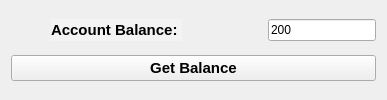
   <widget class="QWidget" name="">
    <layout class="QVBoxLayout" name="verticalLayout_2">
     <item>
      <layout class="QHBoxLayout" name="horizontalLayout">
       <item>
        <spacer name="horizontalSpacer_2">
         <property name="orientation">
          <enum>Qt::Horizontal</enum>
         </property>
         <property name="sizeType">
          <enum>QSizePolicy::Fixed</enum>
         </property>
         <property name="sizeHint" stdset="0">
          <size>
           <width>40</width>
           <height>20</height>
          </size>
         </property>
        </spacer>
       </item>
       <item>
        <widget class="QLabel" name="account_balaance_label">
         <property name="palette">
          <palette>
           <active>
            <colorrole role="WindowText">
             <brush brushstyle="SolidPattern">
              <color alpha="255">
               <red>0</red>
               <green>0</green>
               <blue>0</blue>
              </color>
             </brush>
            </colorrole>
            <colorrole role="Button">
             <brush brushstyle="SolidPattern">
              <color alpha="255">
               <red>243</red>
               <green>243</green>
               <blue>243</blue>
              </color>
             </brush>
            </colorrole>
            <colorrole role="Light">
             <brush brushstyle="SolidPattern">
              <color alpha="255">
               <red>255</red>
               <green>255</green>
               <blue>255</blue>
              </color>
             </brush>
            </colorrole>
            <colorrole role="Midlight">
             <brush brushstyle="SolidPattern">
              <color alpha="255">
               <red>249</red>
               <green>249</green>
               <blue>249</blue>
              </color>
             </brush>
            </colorrole>
            <colorrole role="Dark">
             <brush brushstyle="SolidPattern">
              <color alpha="255">
               <red>121</red>
               <green>121</green>
               <blue>121</blue>
              </color>
             </brush>
            </colorrole>
            <colorrole role="Mid">
             <brush brushstyle="SolidPattern">
              <color alpha="255">
               <red>162</red>
               <green>162</green>
               <blue>162</blue>
              </color>
             </brush>
            </colorrole>
            <colorrole role="Text">
             <brush brushstyle="SolidPattern">
              <color alpha="255">
               <red>0</red>
               <green>0</green>
               <blue>0</blue>
              </color>
             </brush>
            </colorrole>
            <colorrole role="BrightText">
             <brush brushstyle="SolidPattern">
              <color alpha="255">
               <red>255</red>
               <green>255</green>
               <blue>255</blue>
              </color>
             </brush>
            </colorrole>
            <colorrole role="ButtonText">
             <brush brushstyle="SolidPattern">
              <color alpha="255">
               <red>0</red>
               <green>0</green>
               <blue>0</blue>
              </color>
             </brush>
            </colorrole>
            <colorrole role="Base">
             <brush brushstyle="SolidPattern">
              <color alpha="255">
               <red>255</red>
               <green>255</green>
               <blue>255</blue>
              </color>
             </brush>
            </colorrole>
            <colorrole role="Window">
             <brush brushstyle="SolidPattern">
              <color alpha="255">
               <red>243</red>
               <green>243</green>
               <blue>243</blue>
              </color>
             </brush>
            </colorrole>
            <colorrole role="Shadow">
             <brush brushstyle="SolidPattern">
              <color alpha="255">
               <red>0</red>
               <green>0</green>
               <blue>0</blue>
              </color>
             </brush>
            </colorrole>
            <colorrole role="AlternateBase">
             <brush brushstyle="SolidPattern">
              <color alpha="255">
               <red>249</red>
               <green>249</green>
               <blue>249</blue>
              </color>
             </brush>
            </colorrole>
            <colorrole role="ToolTipBase">
             <brush brushstyle="SolidPattern">
              <color alpha="255">
               <red>255</red>
               <green>255</green>
               <blue>220</blue>
              </color>
             </brush>
            </colorrole>
            <colorrole role="ToolTipText">
             <brush brushstyle="SolidPattern">
              <color alpha="255">
               <red>0</red>
               <green>0</green>
               <blue>0</blue>
              </color>
             </brush>
            </colorrole>
           </active>
           <inactive>
            <colorrole role="WindowText">
             <brush brushstyle="SolidPattern">
              <color alpha="255">
               <red>0</red>
               <green>0</green>
               <blue>0</blue>
              </color>
             </brush>
            </colorrole>
            <colorrole role="Button">
             <brush brushstyle="SolidPattern">
              <color alpha="255">
               <red>243</red>
               <green>243</green>
               <blue>243</blue>
              </color>
             </brush>
            </colorrole>
            <colorrole role="Light">
             <brush brushstyle="SolidPattern">
              <color alpha="255">
               <red>255</red>
               <green>255</green>
               <blue>255</blue>
              </color>
             </brush>
            </colorrole>
            <colorrole role="Midlight">
             <brush brushstyle="SolidPattern">
              <color alpha="255">
               <red>249</red>
               <green>249</green>
               <blue>249</blue>
              </color>
             </brush>
            </colorrole>
            <colorrole role="Dark">
             <brush brushstyle="SolidPattern">
              <color alpha="255">
               <red>121</red>
               <green>121</green>
               <blue>121</blue>
              </color>
             </brush>
            </colorrole>
            <colorrole role="Mid">
             <brush brushstyle="SolidPattern">
              <color alpha="255">
               <red>162</red>
               <green>162</green>
               <blue>162</blue>
              </color>
             </brush>
            </colorrole>
            <colorrole role="Text">
             <brush brushstyle="SolidPattern">
              <color alpha="255">
               <red>0</red>
               <green>0</green>
               <blue>0</blue>
              </color>
             </brush>
            </colorrole>
            <colorrole role="BrightText">
             <brush brushstyle="SolidPattern">
              <color alpha="255">
               <red>255</red>
               <green>255</green>
               <blue>255</blue>
              </color>
             </brush>
            </colorrole>
            <colorrole role="ButtonText">
             <brush brushstyle="SolidPattern">
              <color alpha="255">
               <red>0</red>
               <green>0</green>
               <blue>0</blue>
              </color>
             </brush>
            </colorrole>
            <colorrole role="Base">
             <brush brushstyle="SolidPattern">
              <color alpha="255">
               <red>255</red>
               <green>255</green>
               <blue>255</blue>
              </color>
             </brush>
            </colorrole>
            <colorrole role="Window">
             <brush brushstyle="SolidPattern">
              <color alpha="255">
               <red>243</red>
               <green>243</green>
               <blue>243</blue>
              </color>
             </brush>
            </colorrole>
            <colorrole role="Shadow">
             <brush brushstyle="SolidPattern">
              <color alpha="255">
               <red>0</red>
               <green>0</green>
               <blue>0</blue>
              </color>
             </brush>
            </colorrole>
            <colorrole role="AlternateBase">
             <brush brushstyle="SolidPattern">
              <color alpha="255">
               <red>249</red>
               <green>249</green>
               <blue>249</blue>
              </color>
             </brush>
            </colorrole>
            <colorrole role="ToolTipBase">
             <brush brushstyle="SolidPattern">
              <color alpha="255">
               <red>255</red>
               <green>255</green>
               <blue>220</blue>
              </color>
             </brush>
            </colorrole>
            <colorrole role="ToolTipText">
             <brush brushstyle="SolidPattern">
              <color alpha="255">
               <red>0</red>
               <green>0</green>
               <blue>0</blue>
              </color>
             </brush>
            </colorrole>
           </inactive>
           <disabled>
            <colorrole role="WindowText">
             <brush brushstyle="SolidPattern">
              <color alpha="255">
               <red>121</red>
               <green>121</green>
               <blue>121</blue>
              </color>
             </brush>
            </colorrole>
            <colorrole role="Button">
             <brush brushstyle="SolidPattern">
              <color alpha="255">
               <red>243</red>
               <green>243</green>
               <blue>243</blue>
              </color>
             </brush>
            </colorrole>
            <colorrole role="Light">
             <brush brushstyle="SolidPattern">
              <color alpha="255">
               <red>255</red>
               <green>255</green>
               <blue>255</blue>
              </color>
             </brush>
            </colorrole>
            <colorrole role="Midlight">
             <brush brushstyle="SolidPattern">
              <color alpha="255">
               <red>249</red>
               <green>249</green>
               <blue>249</blue>
              </color>
             </brush>
            </colorrole>
            <colorrole role="Dark">
             <brush brushstyle="SolidPattern">
              <color alpha="255">
               <red>121</red>
               <green>121</green>
               <blue>121</blue>
              </color>
             </brush>
            </colorrole>
            <colorrole role="Mid">
             <brush brushstyle="SolidPattern">
              <color alpha="255">
               <red>162</red>
               <green>162</green>
               <blue>162</blue>
              </color>
             </brush>
            </colorrole>
            <colorrole role="Text">
             <brush brushstyle="SolidPattern">
              <color alpha="255">
               <red>121</red>
               <green>121</green>
               <blue>121</blue>
              </color>
             </brush>
            </colorrole>
            <colorrole role="BrightText">
             <brush brushstyle="SolidPattern">
              <color alpha="255">
               <red>255</red>
               <green>255</green>
               <blue>255</blue>
              </color>
             </brush>
            </colorrole>
            <colorrole role="ButtonText">
             <brush brushstyle="SolidPattern">
              <color alpha="255">
               <red>121</red>
               <green>121</green>
               <blue>121</blue>
              </color>
             </brush>
            </colorrole>
            <colorrole role="Base">
             <brush brushstyle="SolidPattern">
              <color alpha="255">
               <red>243</red>
               <green>243</green>
               <blue>243</blue>
              </color>
             </brush>
            </colorrole>
            <colorrole role="Window">
             <brush brushstyle="SolidPattern">
              <color alpha="255">
               <red>243</red>
               <green>243</green>
               <blue>243</blue>
              </color>
             </brush>
            </colorrole>
            <colorrole role="Shadow">
             <brush brushstyle="SolidPattern">
              <color alpha="255">
               <red>0</red>
               <green>0</green>
               <blue>0</blue>
              </color>
             </brush>
            </colorrole>
            <colorrole role="AlternateBase">
             <brush brushstyle="SolidPattern">
              <color alpha="255">
               <red>243</red>
               <green>243</green>
               <blue>243</blue>
              </color>
             </brush>
            </colorrole>
            <colorrole role="ToolTipBase">
             <brush brushstyle="SolidPattern">
              <color alpha="255">
               <red>255</red>
               <green>255</green>
               <blue>220</blue>
              </color>
             </brush>
            </colorrole>
            <colorrole role="ToolTipText">
             <brush brushstyle="SolidPattern">
              <color alpha="255">
               <red>0</red>
               <green>0</green>
               <blue>0</blue>
              </color>
             </brush>
            </colorrole>
           </disabled>
          </palette>
         </property>
         <property name="font">
          <font>
           <pointsize>11</pointsize>
           <weight>75</weight>
           <bold>true</bold>
          </font>
         </property>
         <property name="autoFillBackground">
          <bool>true</bool>
         </property>
         <property name="text">
          <string>Account Balance: </string>
         </property>
        </widget>
       </item>
       <item>
        <spacer name="horizontalSpacer">
         <property name="orientation">
          <enum>Qt::Horizontal</enum>
         </property>
         <property name="sizeType">
          <enum>QSizePolicy::Fixed</enum>
         </property>
         <property name="sizeHint" stdset="0">
          <size>
           <width>80</width>
           <height>20</height>
          </size>
         </property>
        </spacer>
       </item>
       <item>
        <widget class="QLineEdit" name="account_balance">
         <property name="text">
          <string>200</string>
         </property>
        </widget>
       </item>
      </layout>
     </item>
     <item>
      <widget class="QPushButton" name="get_balance_button">
       <property name="font">
        <font>
         <family>Arial</family>
         <pointsize>11</pointsize>
         <weight>75</weight>
         <bold>true</bold>
        </font>
       </property>
       <property name="text">
        <string>Get Balance</string>
       </property>
      </widget>
     </item>
    </layout>
   </widget>
